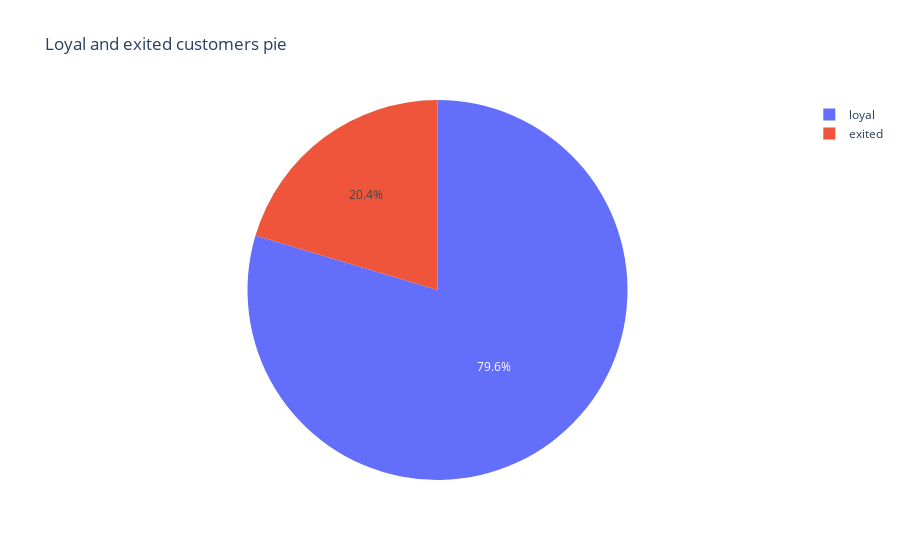

The cell this chart's notebook holds for it:
### Markdown cell above
### 9.1. Каково соотношение ушедших и лояльных клиентов? Покажите это на графике и дайте комментарий по соотношению.

### Code cell
exited = churn_data['Exited'].value_counts()
labels = ['loyal', 'exited']

fig = px.pie(
    exited, 
    values = exited,
    names = labels,
    title = 'Loyal and exited customers pie',
    
)
fig

### Figure 1 — Plotly figure (JSON) as saved in the notebook; plotly's stock layout.template omitted (floating-point values rounded to 4 significant figures)
{"data": [{"domain": {"x": [0, 1], "y": [0, 1]}, "hovertemplate": "label=%{label}<br>value=%{value}<extra></extra>", "labels": ["loyal", "exited"], "legendgroup": "", "name": "", "showlegend": true, "type": "pie", "values": [7963, 2037]}], "layout": {"legend": {"tracegroupgap": 0}, "title": {"text": "Loyal and exited customers pie"}}}
